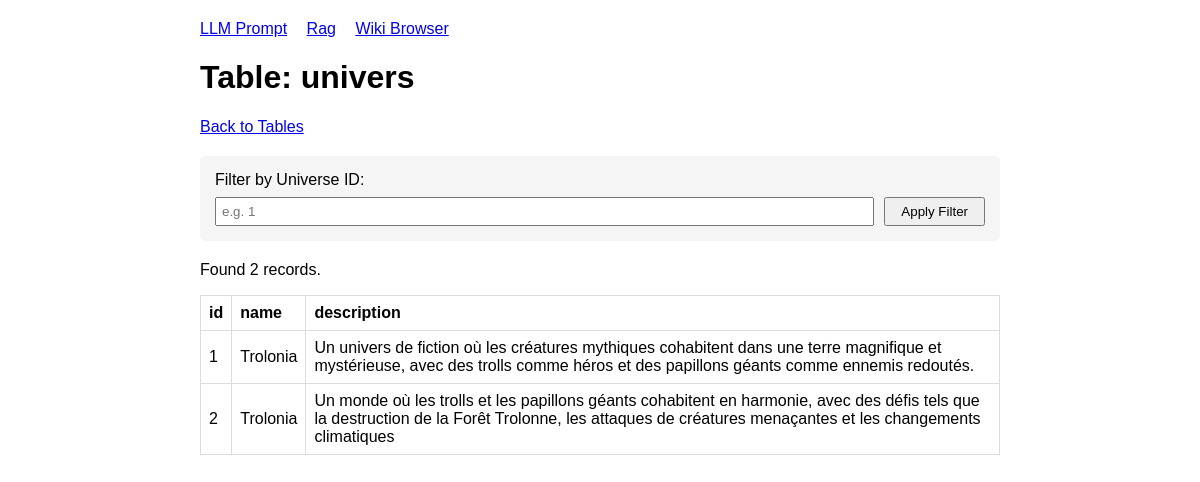
/wiki/univers, run on an earlier commit of the app's database.
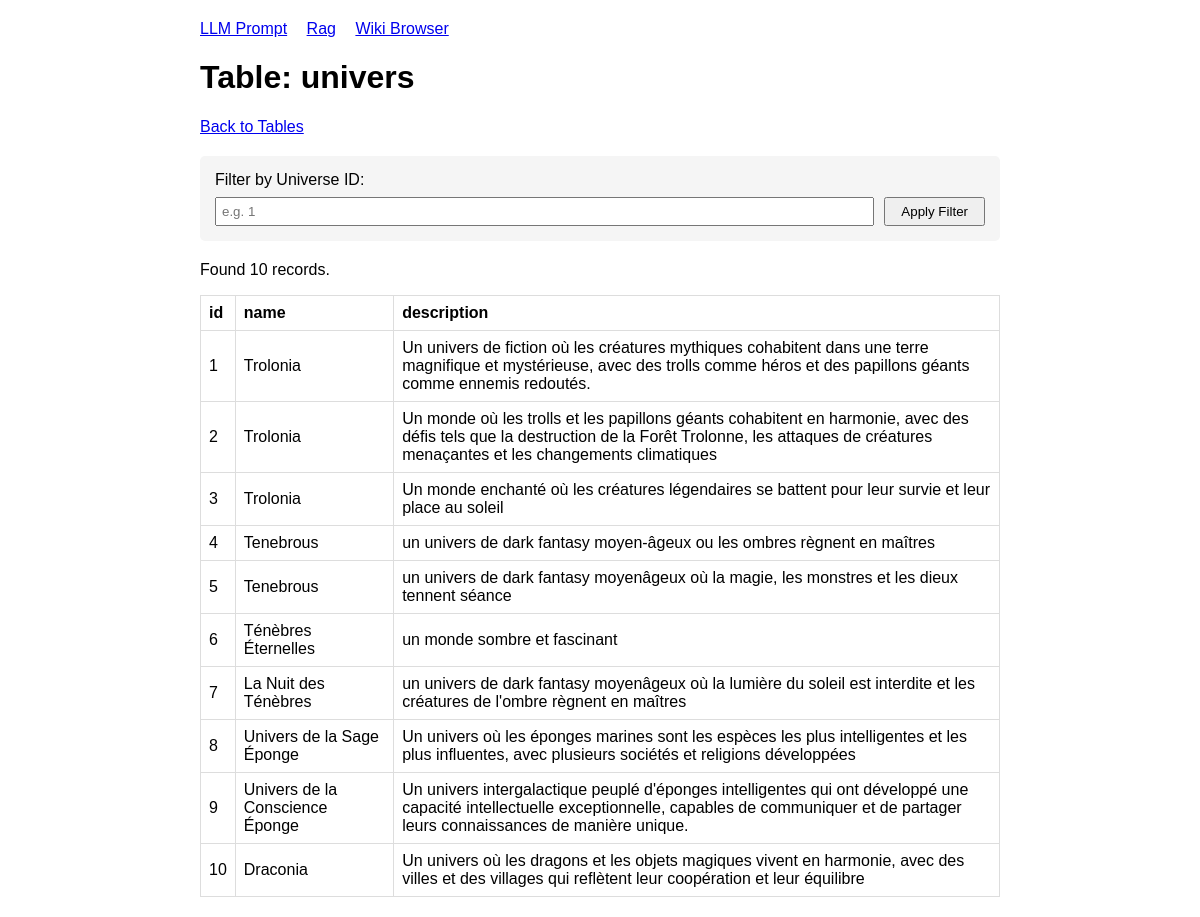
And on a later commit of the database.
### tables this page shows
CREATE TABLE univers (
                id INTEGER PRIMARY KEY AUTOINCREMENT,
                name TEXT NOT NULL,
                description TEXT
            );

### poc/app.py (the view)
@app.route('/wiki/<table>', methods=['GET'])
def wiki_table(table):
    try:
        conn = get_db_connection()
        print(f"Connected to database for table: {table}")
        filter_id = request.args.get('univers_id', '')
        if filter_id:
            if table.lower() == 'univers':
                query = f"SELECT * FROM {table} WHERE id = ?"
                print(f"Executing filtered query for univers: {query} with ID: {filter_id}")
                cursor = conn.execute(query, (filter_id,))
            else:
                query = f"SELECT * FROM {table} WHERE univers_id = ?"
                print(f"Executing filtered query: {query} with univers_id: {filter_id}")
                cursor = conn.execute(query, (filter_id,))
        else:
            query = f"SELECT * FROM {table}"
            print(f"Executing query: {query}")
            cursor = conn.execute(query)
        columns = [description[0] for description in cursor.description]
        print(f"Columns: {columns}")
        rows = cursor.fetchall()
        print(f"Found {len(rows)} rows in table {table}")
        conn.close()
        return render_template('wiki_table.html',
                              table=table,
                              rows=rows,
                              columns=columns,
                              current_filter=filter_id)
    except Exception as e:
        print(f"Error in wiki_table route for table {table}: {str(e)}")
        return render_template('wiki_table.html', table=table, error=str(e))

### poc/app.py (called while the page is built)
def get_db_connection():
    project_root = os.path.dirname(os.path.dirname(os.path.abspath(__file__)))
    db_path = os.path.join(project_root, "database.db")
    print(f"Connecting to database at: {db_path}")
    if not os.path.exists(db_path):
        print(f"Warning: Database file not found at {db_path}")
    conn = sqlite3.connect(db_path)
    conn.row_factory = sqlite3.Row
    return conn

### poc/templates/wiki_table.html (shortened to what this page needs)
{% extends "base.html" %}
{% block content %}
    <h1>Table: {{ table }}</h1>
    <div style="margin: 20px 0;">
        <a href="{{ url_for('wiki_home') }}">Back to Tables</a>
    </div>
    <div style="margin: 20px 0; padding: 15px; background-color: #f5f5f5; border-radius: 5px;">
        <form method="get" action="{{ url_for('wiki_table', table=table) }}">
            {% if table|lower == 'univers' %}
                <label for="univers_id">Filter by Universe ID:</label>
            {% else %}
                <label for="univers_id">Filter by Universe ID:</label>
            {% endif %}
            <div style="display: flex; gap: 10px; margin-top: 8px;">
                <input type="text" id="univers_id" name="univers_id" value="{{ current_filter }}"
                       style="flex-grow: 1; padding: 5px;" placeholder="e.g. 1">
                <button type="submit" style="padding: 5px 15px;">Apply Filter</button>
            </div>
        </form>
    </div>
    {% if rows and rows|length > 0 %}
        <p>Found {{ rows|length }} records.</p>
        <table>
            <thead>
                <tr>
                    {% for column in columns %}
                        <th>{{ column }}</th>
                    {% endfor %}
                </tr>
            </thead>
            <tbody>
                {% for row in rows %}
                    <tr>
                        {% for column in columns %}
                            <td>{{ row[column] }}</td>
                        {% endfor %}
                    </tr>
                {% endfor %}
            </tbody>
        </table>
    {% endif %}
{% endblock %}

What changed in the data, as far as the page shows it:
added univers: id "3" "Trolonia" "Un monde enchanté où les créatures légendaires se battent pour leur survie et leur place au soleil"
added univers: id "4" "Tenebrous" "un univers de dark fantasy moyen-âgeux ou les ombres règnent en maîtres"
added univers: id "5" "Tenebrous" "un univers de dark fantasy moyenâgeux où la magie, les monstres et les dieux tennent séance"
added univers: id "6" "Ténèbres Éternelles" "un monde sombre et fascinant"
added univers: id "7" "La Nuit des Ténèbres" "un univers de dark fantasy moyenâgeux où la lumière du soleil est interdite et les créatures de l'ombre règnent en maîtres"
added univers: id "8" "Univers de la Sage Éponge" "Un univers où les éponges marines sont les espèces les plus intelligentes et les plus influentes, avec plusieurs sociétés et religions développées"
added univers: id "9" "Univers de la Conscience Éponge" "Un univers intergalactique peuplé d'éponges intelligentes qui ont développé une capacité intellectuelle exceptionnelle, capables de communiquer et de partager leurs connaissances de manière unique."
added univers: id "10" "Draconia" "Un univers où les dragons et les objets magiques vivent en harmonie, avec des villes et des villages qui reflètent leur coopération et leur équilibre"
Also different on the page:
{{ rows|length }}: "2" → "10"
